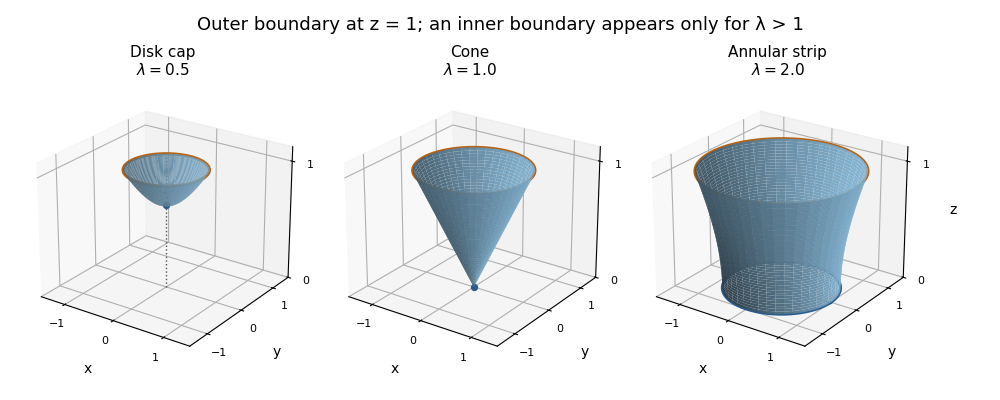

Recreate this plot in Python.
"""Write the three opaque surface sketches to cwd, without media mirroring.
Tested Python 3.14.4, NumPy 2.3.5, Matplotlib 3.10.7.
"""
from pathlib import Path
import matplotlib
matplotlib.use('Agg')
import matplotlib.pyplot as plt
import numpy as np
fig=plt.figure(figsize=(10,4),dpi=100,facecolor='white')
fig.subplots_adjust(left=.02,right=.92,bottom=.05,top=.82,wspace=.08)
for i,(lam,name) in enumerate([(.5,'Disk cap'),(1.,'Cone'),(2.,'Annular strip')],1):
 ax=fig.add_subplot(1,3,i,projection='3d');z=np.linspace(np.sqrt(max(1-lam,0)),1,45);phi=np.linspace(0,2*np.pi,90)
 zz,pp=np.meshgrid(z,phi);rr=np.sqrt(np.maximum(zz**2+lam-1,0));xx=rr*np.cos(pp);yy=rr*np.sin(pp)
 ax.plot_surface(xx,yy,zz,color='#86b6d5',edgecolor='none',alpha=1,shade=True)
 angle=np.linspace(0,2*np.pi,200);ro=np.sqrt(lam)
 ax.plot(ro*np.cos(angle),ro*np.sin(angle),np.ones_like(angle),color='#b66212',lw=2.2)
 if lam>1:
  ri=np.sqrt(lam-1);ax.plot(ri*np.cos(angle),ri*np.sin(angle),np.zeros_like(angle),color='#285b8f',lw=2.2)
 else:ax.scatter([0],[0],[z[0]],color='#285b8f',s=18)
 ax.plot([0,0],[0,0],[0,1.12],color='#555555',ls=':',lw=1)
 ax.set(xlim=(-1.5,1.5),ylim=(-1.5,1.5),zlim=(0,1.12),xlabel='x',ylabel='y',zlabel='z')
 ax.set_zlabel('z',labelpad=0);ax.set_xticks([-1,0,1]);ax.set_yticks([-1,0,1]);ax.set_zticks([0,1]);ax.tick_params(labelsize=8,pad=0)
 ax.set_title(name+'\n'+r'$\lambda='+str(lam)+r'$',fontsize=11);ax.view_init(elev=24,azim=-55);ax.set_box_aspect((1,1,.8))
fig.suptitle('Outer boundary at z = 1; an inner boundary appears only for λ > 1',fontsize=13,y=.96)
fig.savefig(Path.cwd()/'paper-3-stokes-surfaces.png',facecolor='white',transparent=False,dpi=100)
plt.close(fig)
